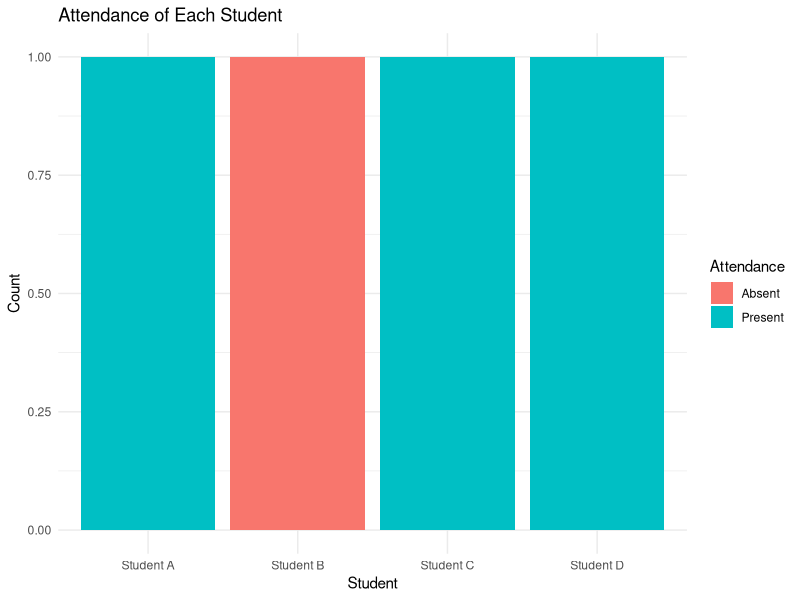

This chart was generated by the following R code: (Note: this script raises an error after producing the figure.)
# Student attendance data
attendance_data <- data.frame(
  Student = c("Student A", "Student B", "Student C", "Student D"),
  Class_Date = as.Date(c("2023-01-01", "2023-01-01", "2023-01-02", "2023-01-02")),
  Attendance = c("Present", "Absent", "Present", "Present")
)

# Load necessary libraries
library(ggplot2)

# a. Bar chart for the attendance of each student
bar_chart_attendance <- ggplot(attendance_data, aes(x = Student, fill = Attendance)) +
  geom_bar() +
  labs(title = "Attendance of Each Student",
       x = "Student",
       y = "Count",
       fill = "Attendance") +
  theme_minimal()

print(bar_chart_attendance)

# b. Stacked bar chart for the most recent attendance status
recent_attendance <- attendance_data %>%
  arrange(Class_Date) %>%
  group_by(Student) %>%
  slice_tail(n = 1)

stacked_bar_chart <- ggplot(recent_attendance, aes(x = Student, fill = Attendance)) +
  geom_bar() +
  labs(title = "Most Recent Attendance Status",
       x = "Student",
       y = "Count",
       fill = "Attendance") +
  theme_minimal()

print(stacked_bar_chart)

# c. Scatter plot for the relationship between class date and attendance
scatter_plot <- ggplot(attendance_data, aes(x = Class_Date, y = as.numeric(Attendance), color = Student)) +
  geom_point(position = position_jitter(h = 0.2), size = 3) +
  labs(title = "Relationship Between Class Date and Attendance",
       x = "Class Date",
       y = "Attendance",
       color = "Student") +
  theme_minimal() +
  scale_y_continuous(labels = c(1, 2), breaks = c(1, 2), expand = c(0, 0),
                     limits = c(0, 2), name = "Attendance",
                     breaks = c(1, 2), labels = c("Absent", "Present"))

print(scatter_plot)
